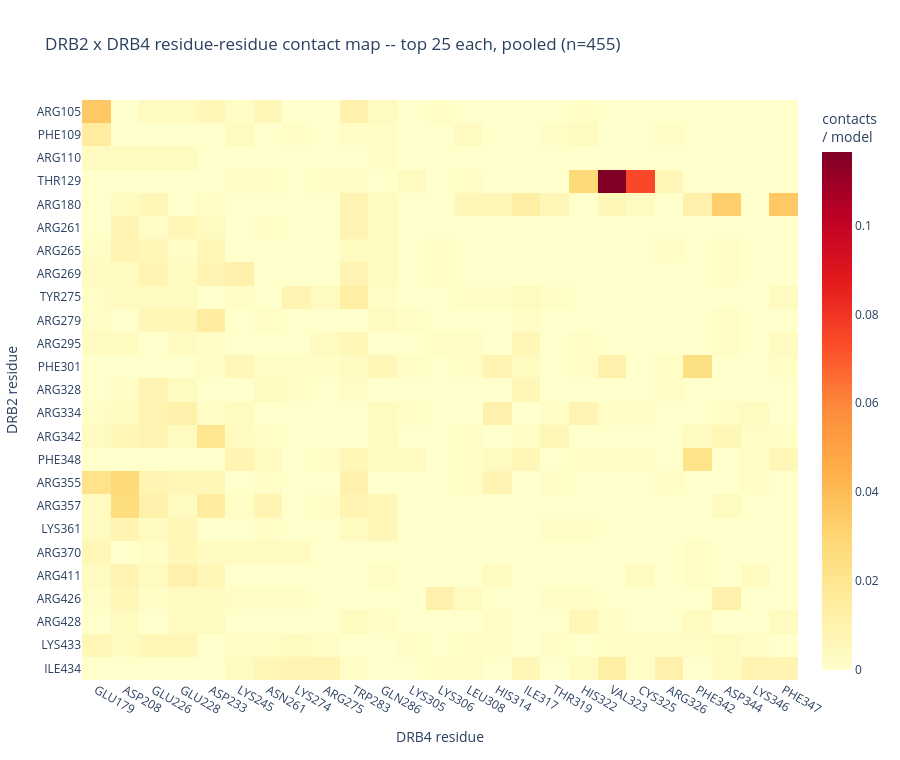

The cell this chart's notebook holds for it:
### Code cell
# 2-D interface contact map: DRB2 residue x DRB4 residue, contact rate, pooled.
top_drb2_res = top_drb2["resnr"].tolist()
top_drb4_res = top_drb4["resnr_lig"].tolist()
pair = bc[bc["resnr"].isin(top_drb2_res) & bc["resnr_lig"].isin(top_drb4_res)]
mat = (pair.groupby(["resnr", "resnr_lig"], observed=True).size()
       .div(n_norm).unstack(fill_value=0)
       .reindex(index=sorted(top_drb2_res), columns=sorted(top_drb4_res), fill_value=0))
drb2_tick = {int(r): f"{bc.loc[bc['resnr']==r,'restype'].iloc[0]}{int(r)}" for r in mat.index}
drb4_tick = {int(c): f"{bc.loc[bc['resnr_lig']==c,'restype_lig'].iloc[0]}{int(c)}" for c in mat.columns}
fig = go.Figure(go.Heatmap(
    z=mat.values,
    x=[drb4_tick[c] for c in mat.columns], y=[drb2_tick[r] for r in mat.index],
    colorscale="YlOrRd",
    hovertemplate="DRB2 %{y}<br>DRB4 %{x}<br>%{z:.3f} contacts/model<extra></extra>",
    colorbar=dict(title="contacts<br>/ model")))
fig.update_layout(title=f"DRB2 x DRB4 residue-residue contact map -- top {TOP_N} each, pooled (n={n_norm})",
                  xaxis_title="DRB4 residue", yaxis_title="DRB2 residue",
                  yaxis=dict(autorange="reversed"), template=TEMPLATE, width=900, height=760)
save_fig(fig, "drb2_drb4_residue_contact_map.html", "residue_interface")

### Figure 1 — Plotly figure (JSON) as saved in the notebook; plotly's stock layout.template omitted (floating-point values rounded to 4 significant figures; data arrays with more than 128 entries replaced by an {"elided": "..."} marker saying what was removed)
{"data": [{"colorbar": {"title": {"text": "contacts<br>/ model"}}, "colorscale": [[0.0, "rgb(255,255,204)"], [0.125, "rgb(255,237,160)"], [0.25, "rgb(254,217,118)"], [0.375, "rgb(254,178,76)"], [0.5, "rgb(253,141,60)"], [0.625, "rgb(252,78,42)"], [0.75, "rgb(227,26,28)"], [0.875, "rgb(189,0,38)"], [1.0, "rgb(128,0,38)"]], "hovertemplate": "DRB2 %{y}<br>DRB4 %{x}<br>%{z:.3f} contacts/model<extra></extra>", "type": "heatmap", "x": ["GLU179", "ASP208", "GLU226", "GLU228", "ASP233", "LYS245", "ASN261", "LYS274", "ARG275", "TRP283", "GLN286", "LYS305", "LYS306", "LEU308", "HIS314", "ILE317", "THR319", "HIS322", "VAL323", "CYS325", "ARG326", "PHE342", "ASP344", "LYS346", "PHE347"], "y": ["ARG105", "PHE109", "ARG110", "THR129", "ARG180", "ARG261", "ARG265", "ARG269", "TYR275", "ARG279", "ARG295", "PHE301", "ARG328", "ARG334", "ARG342", "PHE348", "ARG355", "ARG357", "LYS361", "ARG370", "ARG411", "ARG426", "ARG428", "LYS433", "ILE434"], "z": {"elided": "25x25 float values"}}], "layout": {"height": 760, "title": {"text": "DRB2 x DRB4 residue-residue contact map -- top 25 each, pooled (n=455)"}, "width": 900, "xaxis": {"title": {"text": "DRB4 residue"}}, "yaxis": {"autorange": "reversed", "title": {"text": "DRB2 residue"}}}}
